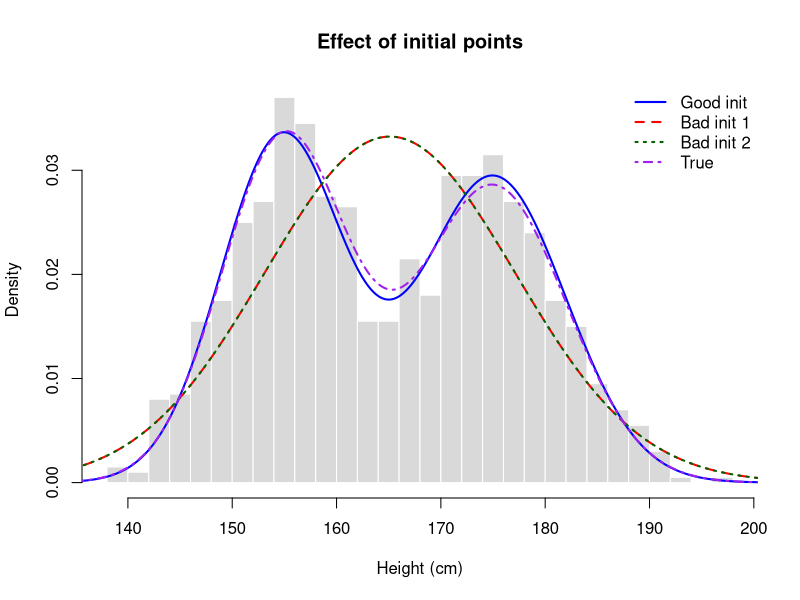

Source code (R):
set.seed(123)
male  <- rnorm(500, mean = 175, sd = 7)
female<- rnorm(500, mean = 155, sd = 6)
x <- c(male, female)

nll_gmm2 <- function(params, x, eps = 1e-9) {
  pi1 <- params[1]; mu1 <- params[2]; sd1 <- params[3]
  mu2 <- params[4]; sd2 <- params[5]
  pi1 <- min(max(pi1, eps), 1 - eps)
  sd1 <- max(sd1, eps); sd2 <- max(sd2, eps)
  dens <- pi1 * dnorm(x, mu1, sd1) + (1 - pi1) * dnorm(x, mu2, sd2)
  -sum(log(pmax(dens, eps)))
}

fit_once <- function(x, init, maxit = 500) {
  lower <- c(1e-4, -Inf, 1e-3, -Inf, 1e-3)
  upper <- c(1-1e-4,  Inf,  Inf,  Inf,  Inf)
  opt <- optim(par = init, fn = nll_gmm2, x = x,
               method = "L-BFGS-B", lower = lower, upper = upper,
               control = list(maxit = maxit))
  par <- opt$par
  if (par[2] > par[4]) par <- c(1 - par[1], par[4], par[5], par[2], par[3])
  list(par = par, loglik = -opt$value)
}

# The initial point is just a little bit different
init_good <- c(0.50, 155, 6, 175, 7)    
init_bad1 <- c(0.50, 162, 30, 163, 30)  
init_bad2 <- c(0.90, 170, 12, 171, 12)  

fit_good <- fit_once(x, init_good)
fit_b1   <- fit_once(x, init_bad1)
fit_b2   <- fit_once(x, init_bad2)

report <- function(tag, fit) {
  p <- fit$par
  cat(sprintf(
    "[%s] pi1 = %.3f | mu1 = %.2f | sd1 = %.2f | mu2 = %.2f | sd2 = %.2f\n",
    tag, p[1], p[2], p[3], p[4], p[5]
  ))
}
report("good init", fit_good)
report("bad  init 1", fit_b1)
report("bad  init 2", fit_b2)

hist(x, breaks = 40, probability = TRUE, col = "grey85",
     border = "white", main = "Effect of initial points", xlab = "Height (cm)")

xs <- seq(min(x)-15, max(x)+15, length.out = 1000)
add_mix <- function(fit, col, lwd = 2, lty = 1) {
  p <- fit$par
  dens <- p[1]*dnorm(xs, p[2], p[3]) + (1 - p[1])*dnorm(xs, p[4], p[5])
  lines(xs, dens, col = col, lwd = lwd, lty = lty)
}
add_mix(fit_good, "blue", 2, 1)
add_mix(fit_b1,   "red",  2, 2)
add_mix(fit_b2,   "darkgreen", 2, 3)

true_mix <- 0.5*dnorm(xs, 155, 6) + 0.5*dnorm(xs, 175, 7)
lines(xs, true_mix, col = "purple", lwd = 2, lty = 4)

legend("topright",
       legend = c("Good init", "Bad init 1", "Bad init 2", "True"),
       col    = c("blue", "red", "darkgreen", "purple"),
       lty    = c(1, 2, 3, 4), lwd = 2, bty = "n")
